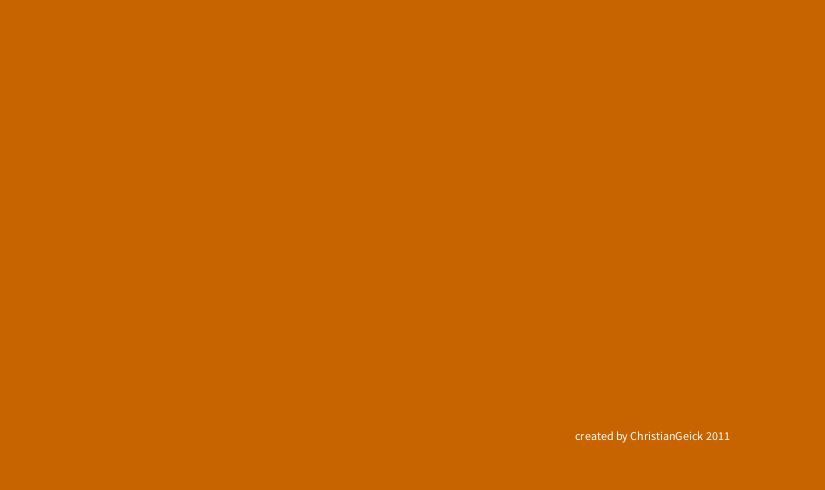
Frame 1 (no input)
Frame 60 (the mouse pressed at the canvas centre just before this capture): identical to frame 1, image omitted
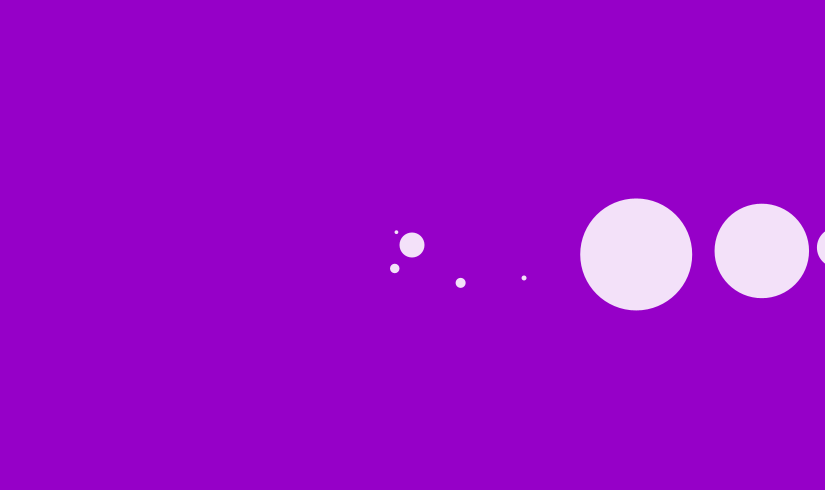
Frame 120 (the mouse held since frame 60 and released just before this capture)

The Processing sketch that drew these frames (run headless with seeded random() and noise(); from frame 60 on, the mouse is pressed at the canvas centre):

// Processing sketch: processing_39914
// ── processing_39914.pde

Planet[] planetlist = new Planet[8];
float screenh = 825/2, speed;

void setup() {
  size(825, 490);
  background(200, 100, 0);
  stroke(255, 50);
  smooth();
  noStroke();
  text("created by ChristianGeick 2011", 825-250, 490-50);

  planetlist[0] = new Planet(3.8, 30, 0.24);
  planetlist[1] = new Planet(9.5, 50, 0.52);
  planetlist[2] = new Planet(10, 90, 1);
  planetlist[3] = new Planet(5, 130, 1.88);
  planetlist[4] = new Planet(112, 225, 11.88);
  planetlist[5] = new Planet(94.5, 350, 29.5);
  planetlist[6] = new Planet(40.1, 425, 84);
  planetlist[7] = new Planet(38.8, 475, 164.8);
}

void draw() {

  fill(255,225);
  if (mousePressed) {
    background(150, 0, 200);
    if (mouseX != 825/2) {
      speed = (-1*(screenh-mouseX))/( 825 ) ;
    } 
    else {
      speed = 0;
    }

    ellipse(825/2, 490/2, 25, 25); //sun
    fill(255,225);

    for (int i=0; i<planetlist.length; i++) {
      if (planetlist[i] != null) {
        planetlist[i].orbit(speed);
      }
    }
  }
}

class Planet {
  float vel = 1, trans; //velocity and transparency
  float r, d, v; //size, distance, velocity

  Planet(float rad, float dis, float vel) {
    r = rad;
    d = dis;
    v = vel;
  }

  void orbit(float speed) {
    vel +=speed;
    ellipse(cos(vel/v)*d+825/2, sin(vel/v)*d/2+490/2, r, r);
  }
}
